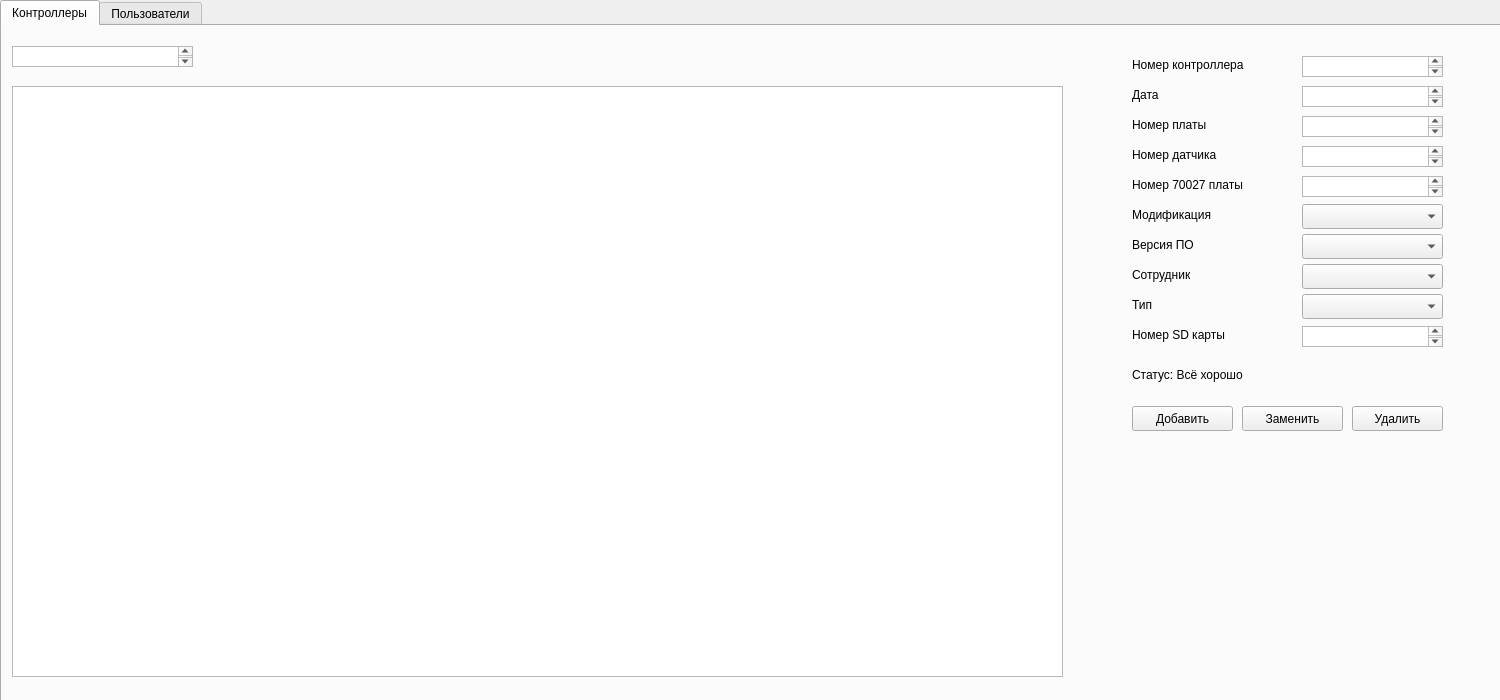
<?xml version="1.0" encoding="UTF-8"?>
<ui version="4.0">
 <class>Administrator</class>
 <widget class="QWidget" name="Administrator">
  <property name="windowModality">
   <enum>Qt::NonModal</enum>
  </property>
  <property name="geometry">
   <rect>
    <x>0</x>
    <y>0</y>
    <width>1500</width>
    <height>700</height>
   </rect>
  </property>
  <property name="maximumSize">
   <size>
    <width>1500</width>
    <height>700</height>
   </size>
  </property>
  <property name="contextMenuPolicy">
   <enum>Qt::DefaultContextMenu</enum>
  </property>
  <property name="windowTitle">
   <string>Администратор</string>
  </property>
  <property name="layoutDirection">
   <enum>Qt::LeftToRight</enum>
  </property>
  <property name="autoFillBackground">
   <bool>false</bool>
  </property>
  <property name="styleSheet">
   <string notr="true"/>
  </property>
  <property name="windowFilePath">
   <string/>
  </property>
  <widget class="QTabWidget" name="tabWidget">
   <property name="geometry">
    <rect>
     <x>0</x>
     <y>0</y>
     <width>1801</width>
     <height>831</height>
    </rect>
   </property>
   <property name="cursor">
    <cursorShape>UpArrowCursor</cursorShape>
   </property>
   <property name="contextMenuPolicy">
    <enum>Qt::DefaultContextMenu</enum>
   </property>
   <property name="tabPosition">
    <enum>QTabWidget::North</enum>
   </property>
   <property name="currentIndex">
    <number>0</number>
   </property>
   <property name="elideMode">
    <enum>Qt::ElideNone</enum>
   </property>
   <widget class="QWidget" name="tab">
    <attribute name="title">
     <string>Контроллеры</string>
    </attribute>
    <widget class="QTableView" name="tableViewControllers">
     <property name="geometry">
      <rect>
       <x>10</x>
       <y>60</y>
       <width>1051</width>
       <height>591</height>
      </rect>
     </property>
    </widget>
    <widget class="QComboBox" name="comboBoxSoftWare">
     <property name="geometry">
      <rect>
       <x>1300</x>
       <y>208</y>
       <width>141</width>
       <height>25</height>
      </rect>
     </property>
    </widget>
    <widget class="QComboBox" name="comboBoxType">
     <property name="geometry">
      <rect>
       <x>1300</x>
       <y>268</y>
       <width>141</width>
       <height>25</height>
      </rect>
     </property>
    </widget>
    <widget class="QComboBox" name="comboBoxMode">
     <property name="geometry">
      <rect>
       <x>1300</x>
       <y>178</y>
       <width>141</width>
       <height>25</height>
      </rect>
     </property>
    </widget>
    <widget class="QComboBox" name="comboBoxProgrammer">
     <property name="geometry">
      <rect>
       <x>1300</x>
       <y>238</y>
       <width>141</width>
       <height>25</height>
      </rect>
     </property>
    </widget>
    <widget class="QTextEdit" name="textEditDate">
     <property name="geometry">
      <rect>
       <x>1300</x>
       <y>60</y>
       <width>141</width>
       <height>21</height>
      </rect>
     </property>
     <property name="tabChangesFocus">
      <bool>true</bool>
     </property>
    </widget>
    <widget class="QTextEdit" name="textEditControllerID">
     <property name="geometry">
      <rect>
       <x>1300</x>
       <y>30</y>
       <width>141</width>
       <height>21</height>
      </rect>
     </property>
     <property name="tabChangesFocus">
      <bool>true</bool>
     </property>
    </widget>
    <widget class="QTextEdit" name="textEditBoardNumber">
     <property name="geometry">
      <rect>
       <x>1300</x>
       <y>90</y>
       <width>141</width>
       <height>21</height>
      </rect>
     </property>
     <property name="tabChangesFocus">
      <bool>true</bool>
     </property>
    </widget>
    <widget class="QTextEdit" name="textEditSensorNumber">
     <property name="geometry">
      <rect>
       <x>1300</x>
       <y>120</y>
       <width>141</width>
       <height>21</height>
      </rect>
     </property>
     <property name="tabChangesFocus">
      <bool>true</bool>
     </property>
    </widget>
    <widget class="QTextEdit" name="textEdit70027Number">
     <property name="geometry">
      <rect>
       <x>1300</x>
       <y>150</y>
       <width>141</width>
       <height>21</height>
      </rect>
     </property>
     <property name="tabChangesFocus">
      <bool>true</bool>
     </property>
    </widget>
    <widget class="QTextEdit" name="textEditSDCardNumber">
     <property name="geometry">
      <rect>
       <x>1300</x>
       <y>300</y>
       <width>141</width>
       <height>21</height>
      </rect>
     </property>
     <property name="tabChangesFocus">
      <bool>true</bool>
     </property>
    </widget>
    <widget class="QLabel" name="labelControllerID">
     <property name="geometry">
      <rect>
       <x>1130</x>
       <y>30</y>
       <width>131</width>
       <height>17</height>
      </rect>
     </property>
     <property name="text">
      <string>Номер контроллера</string>
     </property>
    </widget>
    <widget class="QLabel" name="labelDate">
     <property name="geometry">
      <rect>
       <x>1130</x>
       <y>60</y>
       <width>131</width>
       <height>17</height>
      </rect>
     </property>
     <property name="text">
      <string>Дата</string>
     </property>
    </widget>
    <widget class="QLabel" name="labelBoardNumber">
     <property name="geometry">
      <rect>
       <x>1130</x>
       <y>90</y>
       <width>131</width>
       <height>17</height>
      </rect>
     </property>
     <property name="text">
      <string>Номер платы</string>
     </property>
    </widget>
    <widget class="QLabel" name="labelSensorNumber">
     <property name="geometry">
      <rect>
       <x>1130</x>
       <y>120</y>
       <width>131</width>
       <height>17</height>
      </rect>
     </property>
     <property name="text">
      <string>Номер датчика</string>
     </property>
    </widget>
    <widget class="QLabel" name="label70027Number">
     <property name="geometry">
      <rect>
       <x>1130</x>
       <y>150</y>
       <width>131</width>
       <height>17</height>
      </rect>
     </property>
     <property name="text">
      <string>Номер 70027 платы</string>
     </property>
    </widget>
    <widget class="QLabel" name="labelMode">
     <property name="geometry">
      <rect>
       <x>1130</x>
       <y>180</y>
       <width>131</width>
       <height>17</height>
      </rect>
     </property>
     <property name="text">
      <string>Модификация</string>
     </property>
    </widget>
    <widget class="QLabel" name="labelSoftWare">
     <property name="geometry">
      <rect>
       <x>1130</x>
       <y>210</y>
       <width>131</width>
       <height>17</height>
      </rect>
     </property>
     <property name="text">
      <string>Версия ПО</string>
     </property>
    </widget>
    <widget class="QLabel" name="labelProgrammer">
     <property name="geometry">
      <rect>
       <x>1130</x>
       <y>240</y>
       <width>131</width>
       <height>17</height>
      </rect>
     </property>
     <property name="text">
      <string>Сотрудник</string>
     </property>
    </widget>
    <widget class="QLabel" name="labelType">
     <property name="geometry">
      <rect>
       <x>1130</x>
       <y>270</y>
       <width>131</width>
       <height>17</height>
      </rect>
     </property>
     <property name="text">
      <string>Тип</string>
     </property>
    </widget>
    <widget class="QLabel" name="labelSDCardNumber">
     <property name="geometry">
      <rect>
       <x>1130</x>
       <y>300</y>
       <width>131</width>
       <height>17</height>
      </rect>
     </property>
     <property name="text">
      <string>Номер SD карты</string>
     </property>
    </widget>
    <widget class="QLabel" name="labelStatus">
     <property name="geometry">
      <rect>
       <x>1130</x>
       <y>340</y>
       <width>131</width>
       <height>17</height>
      </rect>
     </property>
     <property name="text">
      <string>Статус: Всё хорошо</string>
     </property>
    </widget>
    <widget class="QPushButton" name="pushButtonEnter">
     <property name="geometry">
      <rect>
       <x>1130</x>
       <y>380</y>
       <width>101</width>
       <height>25</height>
      </rect>
     </property>
     <property name="text">
      <string>Добавить</string>
     </property>
    </widget>
    <widget class="QPushButton" name="pushButtonRename">
     <property name="geometry">
      <rect>
       <x>1240</x>
       <y>380</y>
       <width>101</width>
       <height>25</height>
      </rect>
     </property>
     <property name="text">
      <string>Заменить</string>
     </property>
    </widget>
    <widget class="QPushButton" name="pushButtonRemove">
     <property name="geometry">
      <rect>
       <x>1350</x>
       <y>380</y>
       <width>91</width>
       <height>25</height>
      </rect>
     </property>
     <property name="text">
      <string>Удалить</string>
     </property>
    </widget>
    <widget class="QTextEdit" name="textEdit">
     <property name="geometry">
      <rect>
       <x>10</x>
       <y>20</y>
       <width>181</width>
       <height>21</height>
      </rect>
     </property>
    </widget>
   </widget>
   <widget class="QWidget" name="tab_2">
    <attribute name="title">
     <string>Пользователи</string>
    </attribute>
   </widget>
  </widget>
 </widget>
 <resources/>
 <connections/>
</ui>
